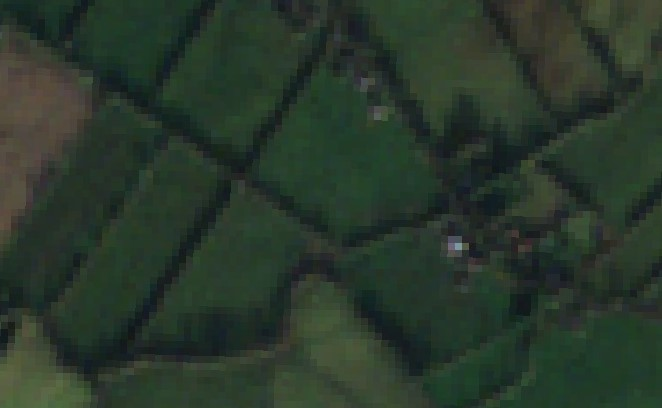
#> input picture Sent2.jpg, 662 x 408 px
$ python WatershedFields.py
#> lines starting #> are read from the running program, lines starting #| are printed output that depends on the picture; after the words box and inside, x2 and y2 are one past the last pixel; in counts of white or black regions, pixels touching at a corner belong together
import numpy as np
import cv2 as cv
from matplotlib import pyplot as plt
img = cv.imread('Sent2.jpg')
#> img is the input picture: shape (408, 662, 3); mean B, G, R 43, 55.8, 41.4
gray = cv.cvtColor(img,cv.COLOR_BGR2GRAY)
ret, thresh = cv.threshold(gray,0,255,cv.THRESH_BINARY_INV+cv.THRESH_OTSU)
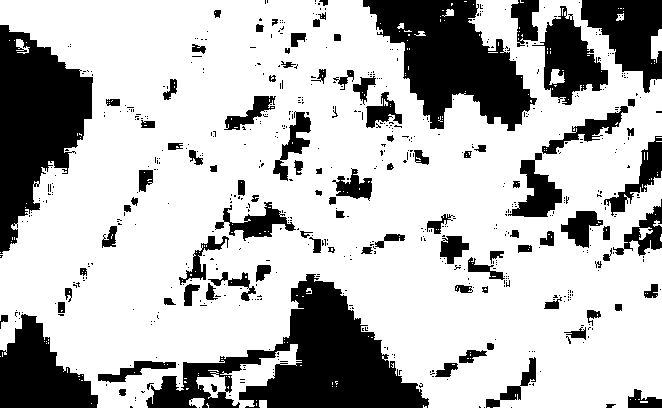
#> thresh: shape (408, 662); 72.6% white; 631 black regions (532 under 20 px), largest, box (x1, y1, x2, y2) and area: (146, 274, 429, 408) 15340, (0, 25, 93, 254) 12200, (363, 0, 537, 131) 11889
#> ret = 54

# noise removal
kernel = np.ones((3,3),np.uint8)
opening = cv.morphologyEx(thresh,cv.MORPH_OPEN,kernel, iterations = 2)
#> opening: shape (408, 662); 70.4% white; 170 black regions (81 under 20 px), largest, box (x1, y1, x2, y2) and area: (98, 274, 429, 408) 16828, (0, 25, 93, 258) 12568, (363, 0, 537, 131) 12431
# sure background area
sure_bg = cv.dilate(opening,kernel,iterations=3)
#> sure_bg: shape (408, 662); 80.6% white; 95 black regions (53 under 20 px), largest, box (x1, y1, x2, y2) and area: (0, 28, 89, 248) 11088, (242, 277, 425, 408) 11078, (366, 0, 532, 128) 10480
# Finding sure foreground area
dist_transform = cv.distanceTransform(opening,cv.DIST_L2,5)
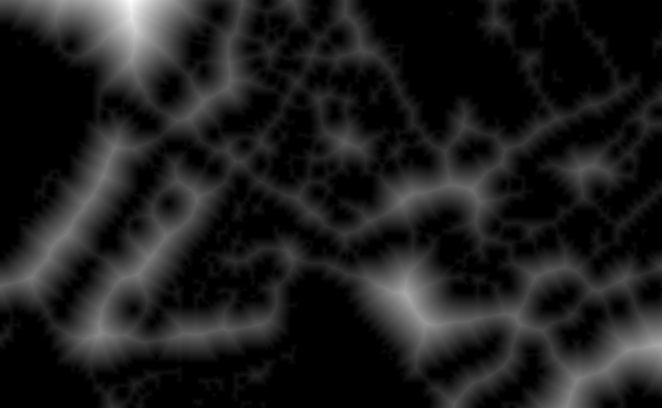
#> dist_transform: shape (408, 662) float32; min 0, max 74.35, mean 8.7; drawn with min black and max white
ret, sure_fg = cv.threshold(dist_transform,0.7*dist_transform.max(),255,0)
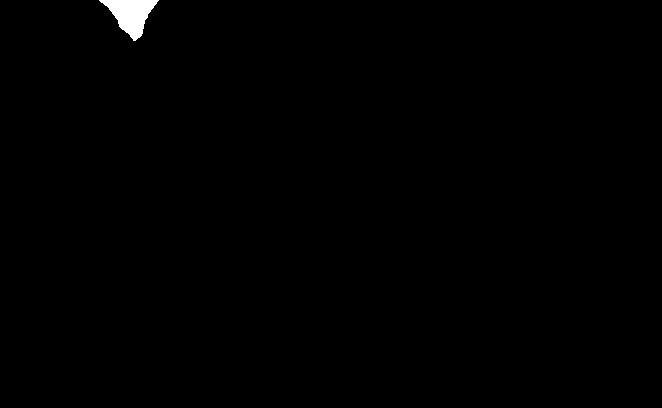
#> sure_fg: shape (408, 662) float32; 0.46% white; 1 white region, box (x1, y1, x2, y2) and area: (99, 0, 159, 41) 1239
#> ret = 52.05
# Finding unknown region
sure_fg = np.uint8(sure_fg)
unknown = cv.subtract(sure_bg,sure_fg)
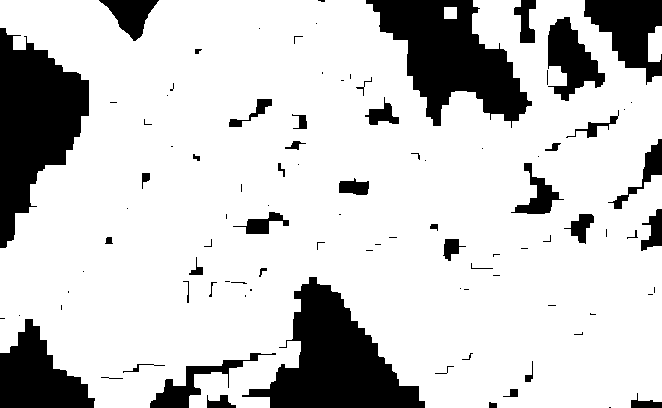
#> unknown: shape (408, 662); 80.1% white; 96 black regions (53 under 20 px), largest, box (x1, y1, x2, y2) and area: (0, 28, 89, 248) 11088, (242, 277, 425, 408) 11078, (366, 0, 532, 128) 10480

# Marker labelling
ret, markers = cv.connectedComponents(sure_fg)
#> ret = 2
# Add one to all labels so that sure background is not 0, but 1
markers = markers+1
# Now, mark the region of unknown with zero
markers[unknown==255] = 0
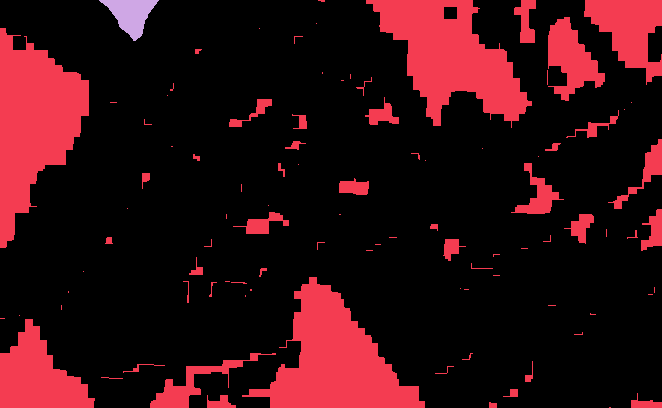
#> markers: shape (408, 662) int32; 3 distinct labels, from 0 to 2; one colour per label, 0 black

markers = cv.watershed(img,markers)
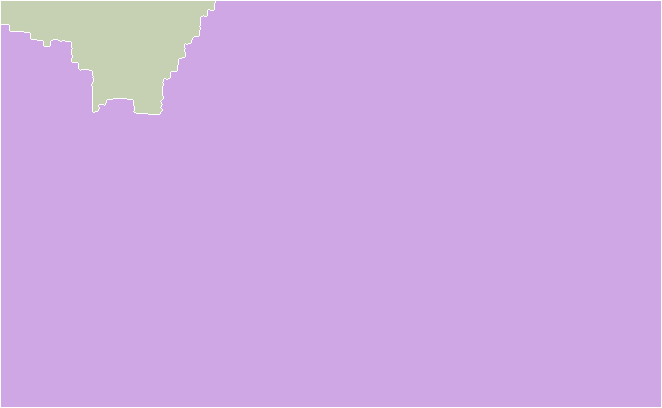
#> markers: shape (408, 662) int32; 3 distinct labels, from -1 to 2; one colour per label, 0 black, -1 white
img[markers == -1] = [255,0,0]
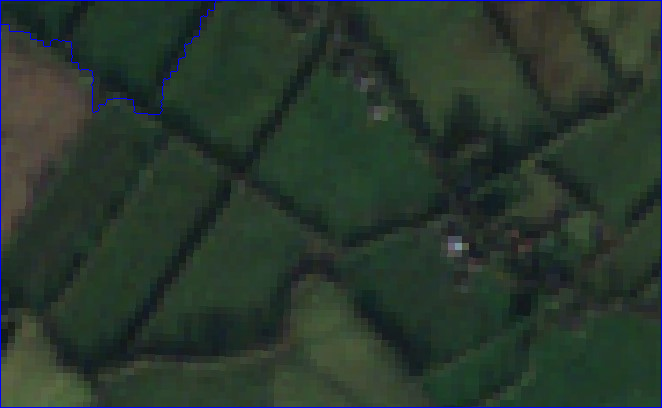
#> img: shape (408, 662, 3); 0.94% of pixels changed, all inside (x1, y1, x2, y2) = (0, 0, 662, 408)


titles = ['Watershed', 'Markers']
images = [img, markers]
for i in range(2):
    plt.subplot(1, 2, i+1), plt.imshow(images[i], 'gray')
    plt.title(titles[i])
    plt.xticks([]), plt.yticks([])

    plt.tight_layout()
    plt.show()
